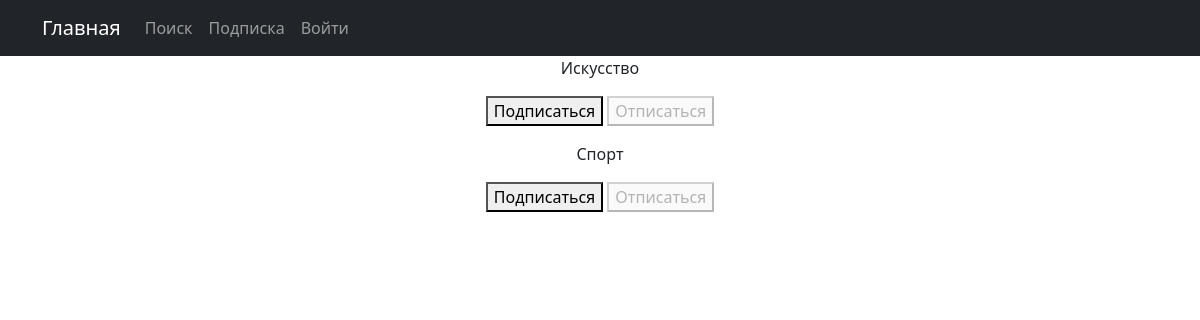
The page /subscriptions/ (signed in) on the database as committed earlier.
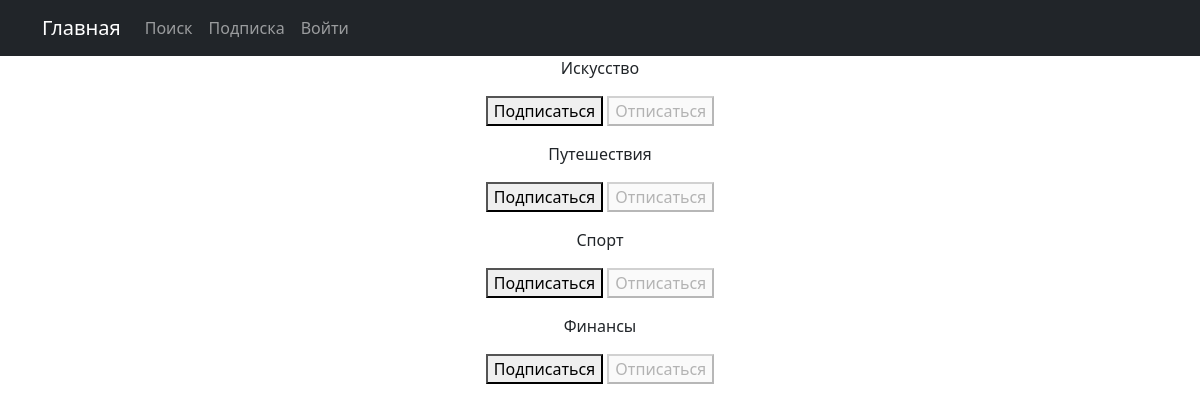
The same page on the database as committed later.
### news/models.py (models this page shows, shortened)
class Category(models.Model):
    category_name = models.CharField(max_length=255, unique=True)

### news/views.py (the view, shortened to what this page needs)
# urls.py: path('subscriptions/', subscriptions, name='subscriptions'),
@login_required
@csrf_protect
def subscriptions(request):
    categories_with_subscriptions = Category.objects.annotate(
        user_subscribed=Exists(
            Subscription.objects.filter(
                user=request.user,
                category=OuterRef('pk'),
            )
        )
    ).order_by('category_name')
    return render(
        request,
        'subscriptions.html',
        {'categories': categories_with_subscriptions},
    )

### templates/subscriptions.html (shortened to what this page needs)
{% extends 'flatpages/default.html' %}
{% block content %}
    {% for category in categories  %}
        <p>
            {{ category.category_name }}
            <form method="post">
                {% if category.user_subscribed %}
                    <button disabled>Подписаться</button>
                    <button name="action" value="unsubscribe">Отписаться</button>
                {% else %}
                    <button name="action" value="subscribe">Подписаться</button>
                    <button disabled>Отписаться</button>
                {% endif %}
            </form>
        </p>
    {% endfor %}
{% endblock content %}

Rows that differ between the two databases and show on the page:
added Category: category_name "Путешествия", shows "Подписаться"
added Category: category_name "Финансы", shows "Подписаться"
